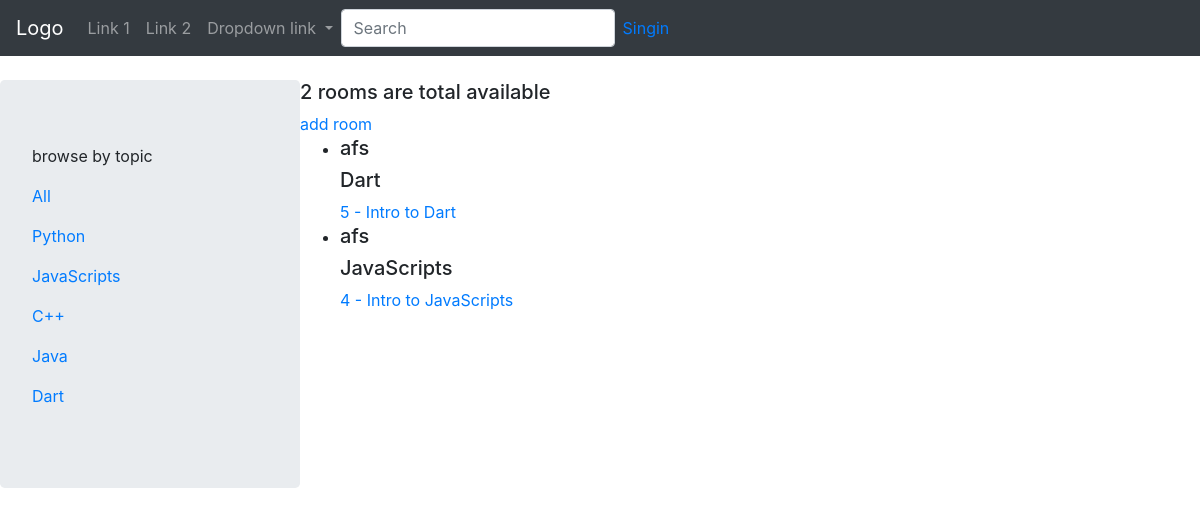
Before: / with the older database file.
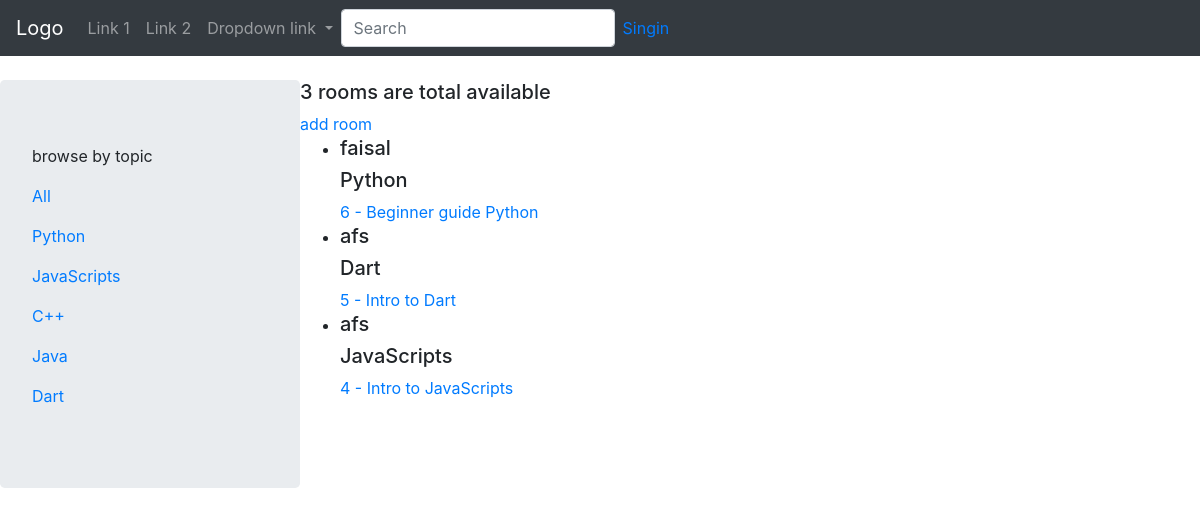
After: the same page with the newer database file.
### root/models.py (models this page shows, shortened)
class Topic(models.Model):
    name=models.CharField(max_length=200)
    def __str__(self):
        return self.name

class Room(models.Model):
    host= models.ForeignKey(User, on_delete=models.CASCADE,null=True)
    topic=models.ForeignKey(Topic, on_delete=models.SET_NULL,null=True)
    title=models.CharField(max_length=255)
    description= models.TextField(null=True, blank=True)
    updated= models.DateTimeField(auto_now=True)
    created= models.DateTimeField(auto_now_add=True)
    class Meta:
        ordering = ['-updated', '-created']

### root/views.py (the view)
# urls.py: path('',views.base, name ='base'),
def base(request):
    q=request.GET.get('q') if request.GET.get('q')!=None else ''
    rooms=Room.objects.filter(Q(topic__name__icontains=q) | Q(title__icontains=q) )
    totalroom=rooms.count()
    topics=Topic.objects.all()
    context={'rooms':rooms,'topics':topics, 'totalroom':totalroom}
    return render(request, 'root/main.html',context)

### root/templates/root/main.html (shortened to what this page needs)
{% extends 'base.html' %}
{% block content %}
 <div class='root-container'>
   <div class="jumbotron">
     <p>browse by topic </p>
     <div>
      <p> <a href="{% url 'base' %}"> All </a></p>
       {% for topic in topics %}
        <p> <a href="{% url 'base' %}?q={{topic.name}}"> {{topic.name}} </a></p>
        {% endfor %}
     </div>
   </div>
     <div>
        <h5>{{totalroom}} rooms are total available </h5>
         <a href="{% url 'addRoom' %}">add room</a>
        <ul>
            {% for room in rooms %}
              <li>
                <h5>{{room.host.username}}</h5>
                <h5>{{room.topic}}</h5>
                <a href="{% url 'room' room.id %}">{{room.id}} - {{room.title}}</a>
              </li>
             {% endfor%}
        </ul>
      </div>
 </div>
{% endblock content%}

### templates/base.html (shortened to what this page needs)
<!DOCTYPE html>
<html lang="en">
<head>
  <link rel="stylesheet" href="https://maxcdn.bootstrapcdn.com/bootstrap/4.5.2/css/bootstrap.min.css">
</head>
<body>
<nav class="navbar navbar-expand-sm bg-dark navbar-dark">
  <a class="navbar-brand" href="#">Logo</a>
  <ul class="navbar-nav">
    <li class="nav-item">
      <a class="nav-link" href="#">Link 1</a>
    </li>
    <li class="nav-item">
      <a class="nav-link" href="#">Link 2</a>
    </li>
    <li class="nav-item dropdown">
      <a class="nav-link dropdown-toggle" href="#" id="navbardrop" data-toggle="dropdown">
        Dropdown link
      </a>
    </li>
    <form class="form-inline" action="{% url 'base' %}" method="GET">
      <input class="form-control mr-sm-2" type="text" name="q" placeholder="Search">
    </form>
  </ul>
   {% if request.user.is_authenticated %}
       <a href="{% url 'signout' %}">Singout </a>
      <h1> hi {{user.username}}</h1>
       {% else %}
       <a href="{% url 'signin' %}">Singin </a>
       {% endif %}
</nav>
<br>
{% block content %}
{% endblock content %}
</body>
</html>

### root/templates/root/main.html (style rules this page uses)
.root-container { display:grid; grid-template-columns:1fr 3fr; }

Changed rows visible on the page:
added Room: host.username "faisal", topic "Python", id "6", title "Beginner guide Python"
Other visible differences:
{{ totalroom }}: "2" → "3"
